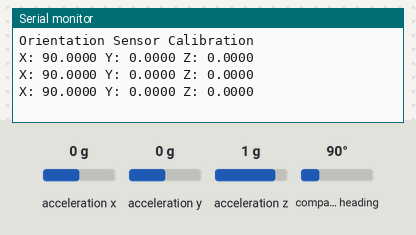
Simulated run of this sketch. Board: Arduino Uno, built with avr-gcc and run on an emulated ATmega328P. On the bench: the last lines printed to the serial monitor. The test bench sets the inputs (shaded band); at power-on: acceleration x 0 g, acceleration y 0 g, acceleration z 1 g, compass heading 90°.

Above: at 2.2 s.
2.3 s: acceleration x set to -1.4 g
At 2.9 s:
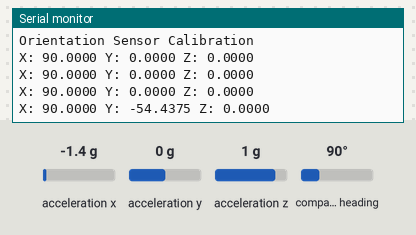
3.8 s: acceleration y set to -1.4 g
At 4.4 s:
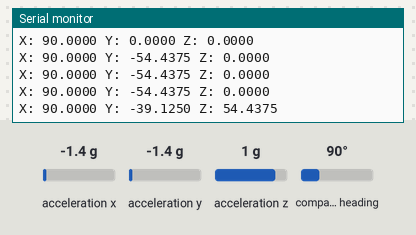
5.3 s: acceleration z set to -1.4 g
At 5.9 s:
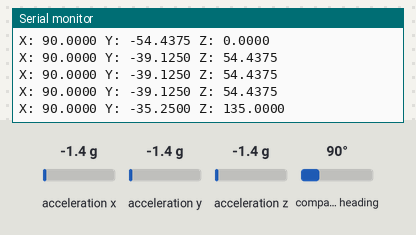
6.8 s: compass heading set to 7°
At 7.5 s:
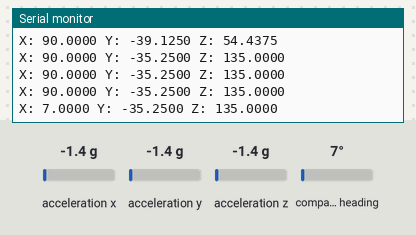
Timing chart, 0 to 9.3 s (numbered marks = the images above; inputs shaded):
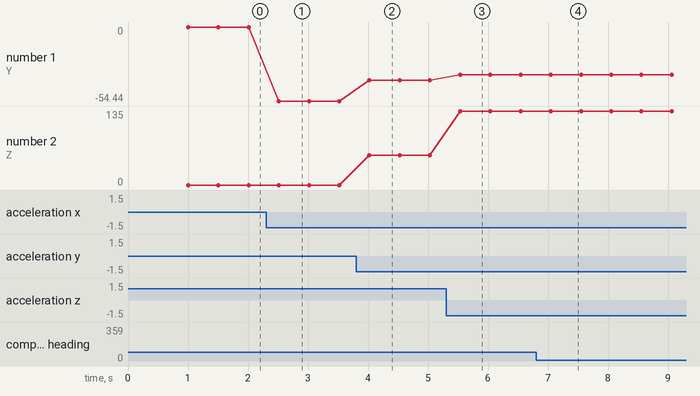

Measured:
- after the input at 2.3 s, the serial monitor: prints a new line after 0.21 s (image 1)
- after the input at 3.8 s, the serial monitor: prints a new line after 0.22 s (image 2)
- after the input at 5.3 s, the serial monitor: prints a new line after 0.24 s (image 3)
- after the input at 6.8 s, the serial monitor: prints a new line after 0.25 s (image 4)
- plotted number 1: 0 → -54.44 after the input at 2.3 s, -54.44 → -39.12 after the input at 3.8 s, -39.12 → -35.25 after the input at 5.3 s
- plotted number 2: 0 → 54.44 after the input at 3.8 s, 54.44 → 135 after the input at 5.3 s

The sketch:

Calibration.ino
```cpp
/*******************************************************************************************************************************************************************************************
*  Adafruit BNO055 Sensor Calibration sample
*  Refer to http://www.adafruit.com/datasheets/BST_BNO055_DS000_12.pdf
*  Section 3.10 on how to calibrate your sensor:
*   -Run this sketch
*   -To calibrate the Gyroscope, just let the sensor sit for a couple of seconds until GYR Calibration shows 1
*   -To calibrate the Magnetometer, move your sensor in random figure 8 patterns until MAG Calibration shows 1
*   -If you want to calibrate the acceleration sensor, move the sensor to 6 stable positions slowly, 3 of those should be in the XY/XZ/YZ plane
*   -Once you are happy with the readings you get, copy the c_data = .... line from serial.console to the setup() of your sketch and write it to the sensor with "bno.setCalibData(c_data);"
********************************************************************************************************************************************************************************************/

#include <Adafruit_BNO055.h>
#include <Adafruit_Sensor.h>
#include <utility/imumaths.h>
#include <Wire.h>


Adafruit_BNO055 bno = Adafruit_BNO055(55);      // define a BNO055 object

void setup()
{
  Serial.begin(9600);                           // initiate the serial port with a baudrate of 9600
  Serial.println("Orientation Sensor Calibration"); Serial.println("");

  /* Initialise the sensor */
  if (!bno.begin(Adafruit_BNO055::OPERATION_MODE_NDOF)) //if you want to calibrate using another mode, set it here.
  {
    /* There was a problem detecting the BNO055 ... check your connections */
    Serial.print("Ooops, no BNO055 detected ... Check your wiring or I2C ADDR!");     // if the sensor is not found!
    while (1);
  }

  // You will need to put the next two lines into your own sketch, _immediatly_ after bno.begin() to use a predefined calibration
  // byte c_data[22] = {0, 0, 0, 0, 0, 0, 172, 250, 112, 255, 52, 253, 0, 0, 253, 255, 255, 255, 232, 3, 240, 2}; //replace this line with the serial output of this sketch

  byte c_data[22] = {31, 0, 237, 255, 234, 255, 49, 2, 137, 1, 36, 255, 0, 0, 0, 0, 2, 0, 232, 3, 67, 3};
  bno.setCalibData(c_data);

  delay(1000);
  bno.setExtCrystalUse(true);
}

void loop()
{
  sensors_event_t event;
  bno.getEvent(&event);

  //print the euler angles for reference
  Serial.print("X: "); //"heading"
  Serial.print(event.orientation.x, 4);
  Serial.print(" Y: ");
  Serial.print(event.orientation.y, 4);
  Serial.print(" Z: ");
  Serial.print(event.orientation.z, 4);
  Serial.println();
/*
  //show the calibration states for all 3 sensors + system. Optimally, in NDOF mode you want all these to read "1" before you assume good calibration (Note: Some sensors are off in other modes)
  bool bMAG = bno.getCalibState(Adafruit_BNO055::CALIB_STAT_MAG);
  Serial.print("MAG Calibration: ");
  Serial.println(bMAG);
  bool bGYR = bno.getCalibState(Adafruit_BNO055::CALIB_STAT_GYR);
  Serial.print("GYR Calibration: ");
  Serial.println(bGYR);
  bool bACC = bno.getCalibState(Adafruit_BNO055::CALIB_STAT_ACC);
  Serial.print("ACC Calibration: ");
  Serial.println(bACC);
  bool b = bno.getCalibState(Adafruit_BNO055::CALIB_STAT_SYS);
  Serial.print("SYS Calibration: ");
  Serial.println(b);

  byte buffer[22] = {0, 0, 0, 0, 0, 0, 0, 0, 0, 0, 0, 0, 0, 0, 0, 0, 0, 0, 0, 0};
  bno.getCalibData(buffer);
  //print the actual line to paste into your sketch (see setup() above)
  Serial.print("byte c_data[22] = {");
  for (int i = 0; i < 22; i++)
  {
    Serial.print(buffer[i]);
    if(i!=21) Serial.print(", ");
  }
  Serial.println("};");
  */
  delay(500);
}
```
